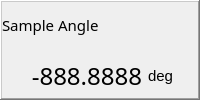
         <widget class="QFrame" name="pframe_4">
          <property name="minimumSize">
           <size>
            <width>100</width>
            <height>0</height>
           </size>
          </property>
          <property name="frameShape">
           <enum>QFrame::WinPanel</enum>
          </property>
          <property name="frameShadow">
           <enum>QFrame::Raised</enum>
          </property>
          <layout class="QVBoxLayout" name="verticalLayout_22">
           <property name="leftMargin">
            <number>0</number>
           </property>
           <property name="topMargin">
            <number>0</number>
           </property>
           <property name="rightMargin">
            <number>0</number>
           </property>
           <property name="bottomMargin">
            <number>0</number>
           </property>
           <item>
            <widget class="QLabel" name="label_43">
             <property name="font">
              <font>
               <family>Bahnschrift</family>
               <pointsize>11</pointsize>
               <weight>50</weight>
               <bold>false</bold>
              </font>
             </property>
             <property name="text">
              <string>Sample Angle</string>
             </property>
             <property name="alignment">
              <set>Qt::AlignLeading|Qt::AlignLeft|Qt::AlignVCenter</set>
             </property>
            </widget>
           </item>
           <item>
            <layout class="QHBoxLayout" name="horizontalLayout_45">
             <property name="leftMargin">
              <number>0</number>
             </property>
             <property name="topMargin">
              <number>0</number>
             </property>
             <property name="rightMargin">
              <number>0</number>
             </property>
             <property name="bottomMargin">
              <number>0</number>
             </property>
             <item>
              <widget class="QLabel" name="saa_pos">
               <property name="minimumSize">
                <size>
                 <width>140</width>
                 <height>0</height>
                </size>
               </property>
               <property name="font">
                <font>
                 <family>Bahnschrift</family>
                 <pointsize>18</pointsize>
                 <italic>false</italic>
                </font>
               </property>
               <property name="text">
                <string>-888.8888</string>
               </property>
               <property name="alignment">
                <set>Qt::AlignRight|Qt::AlignTrailing|Qt::AlignVCenter</set>
               </property>
              </widget>
             </item>
             <item>
              <widget class="QLabel" name="label_44">
               <property name="font">
                <font>
                 <family>Segoe UI</family>
                 <pointsize>11</pointsize>
                 <weight>50</weight>
                 <bold>false</bold>
                </font>
               </property>
               <property name="text">
                <string>deg</string>
               </property>
               <property name="alignment">
                <set>Qt::AlignLeading|Qt::AlignLeft|Qt::AlignVCenter</set>
               </property>
              </widget>
             </item>
            </layout>
           </item>
          </layout>
         </widget>
